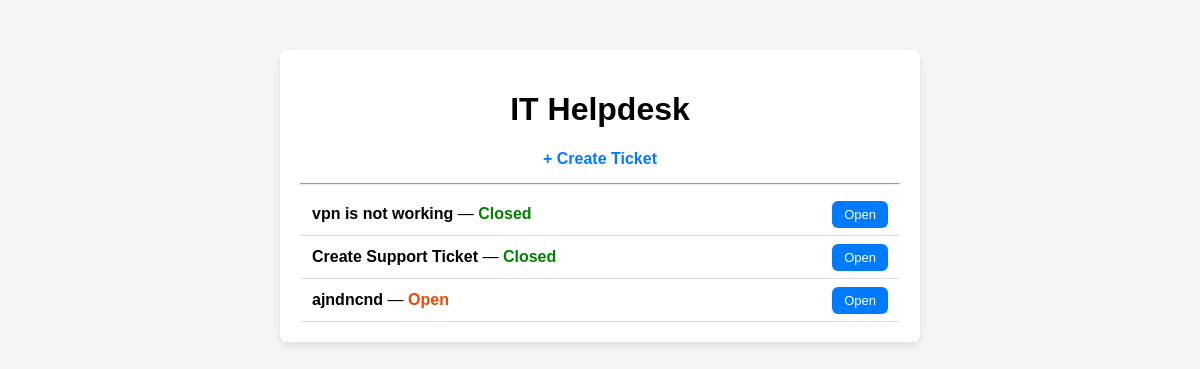
The app's page /, older data.
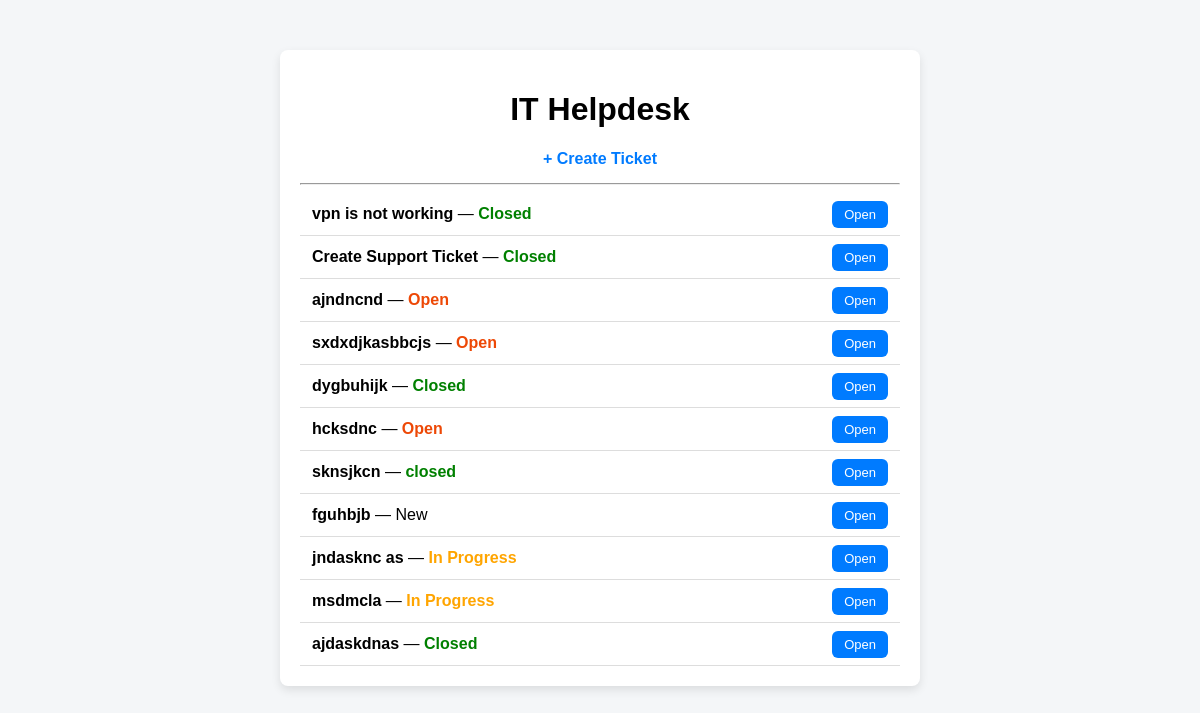
The same page, newer data.
### tickets/models.py (models this page shows, shortened)
class Ticket(models.Model):
    STATUS_CHOICES = [
        ('In Progress', 'In Progress'),
        ('Closed', 'Closed'),
    ]
    title = models.CharField(max_length=100)
    description = models.TextField()
    status = models.CharField(
        max_length=20,
        choices=STATUS_CHOICES,
        default='In Progress'
    )

### tickets/views.py (the view)
# urls.py: path('', views.index),
def index(request):
    tickets = Ticket.objects.all()
    return render(request, 'index.html', {'tickets': tickets})

### tickets/templates/index.html (shortened to what this page needs)
<!DOCTYPE html>
<html>
<head>
</head>
<body>
<div class="container">
    <h1>IT Helpdesk</h1>
    <a href="/create/" class="create-link">+ Create Ticket</a>
    <hr>
    {% for ticket in tickets %}
    <div class="tickerow">
        <div>
            <b>{{ ticket.title }}</b> —
            <span class="status-{{ ticket.status|lower|cut:' ' }}">
                {{ ticket.status }}
            </span>
        </div>
        <div>
            <a href="/ticket/{{ ticket.id }}/" class="btn">Open</a>
        </div>
    </div>
    {% endfor %}
</div>
</body>
</html>

Row changes from the older to the newer data that the page shows:
added Ticket: title "sxdxdjkasbbcjs", status "Open"
added Ticket: title "dygbuhijk", status "Closed"
added Ticket: title "hcksdnc", status "Open"
added Ticket: title "sknsjkcn", status "closed"
added Ticket: title "fguhbjb", status "New"
added Ticket: title "jndasknc as", status "In Progress"
added Ticket: title "msdmcla", status "In Progress"
added Ticket: title "ajdaskdnas", status "Closed"
